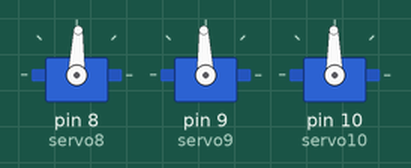
Simulated run of this sketch. Board: Arduino Uno, built with avr-gcc and run on an emulated ATmega328P. On the bench: 3 × servo.

Above: at 0.05 s.
At 0.5 s:
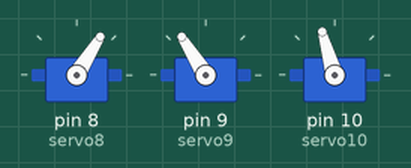
At 1.0 s:
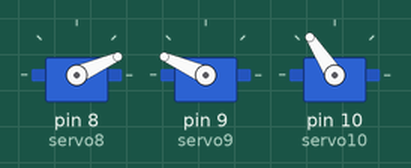
At 1.95 s:
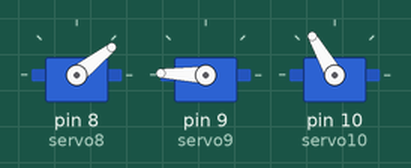
At 2.9 s:
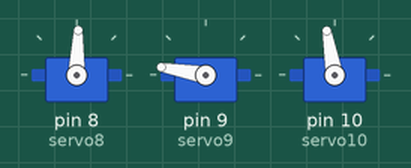
At 3.85 s:
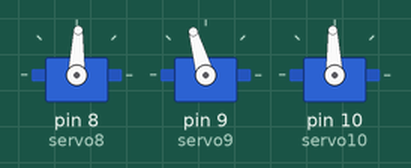
Timing chart, 0 to 5.3 s (numbered marks = the images above):
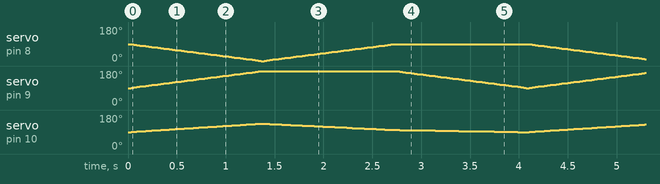

The sketch:

4_modules_garbage_bot.ino
```cpp
#include <Servo.h>

// create servo objects to control servos
Servo servo8;
Servo servo9;
Servo servo10;

int angle = 45;


void setup() {
  // attaches servoes on pins to the servo objects
  servo8.attach(8);
  servo9.attach(9);
  servo10.attach(10);
}

void loop() {
  servo8.write(90);  // tell servo to go to given position
  servo9.write(90);
  servo10.write(90);

  double ratio8 = 2;  // 90 / 45
  int delay_value = 30;

  if (angle < 90)
  {
    for (int step=0; step<angle; step++) {
      servo8.write(max(90 - ratio8 * step, 0));
      servo9.write(min(90 + ratio8 * step, 180));
      servo10.write(min(90 + step, 90 + angle));
      delay(delay_value);
    }
    for (int step=0; step<angle; step++) {
      // servo9.write(180 - 2 * step);
      servo8.write(2 * step);
      servo10.write(90 + angle - step * 0.75);
      delay(delay_value);
    }
    for (int step=0; step<angle; step++) {
      // servo8.write(2 * step);
      servo9.write(180 - 2 * step);
      servo10.write(90 + angle - angle * 0.75 - step * 0.25);
      delay(delay_value);
    }
  }
}
```
